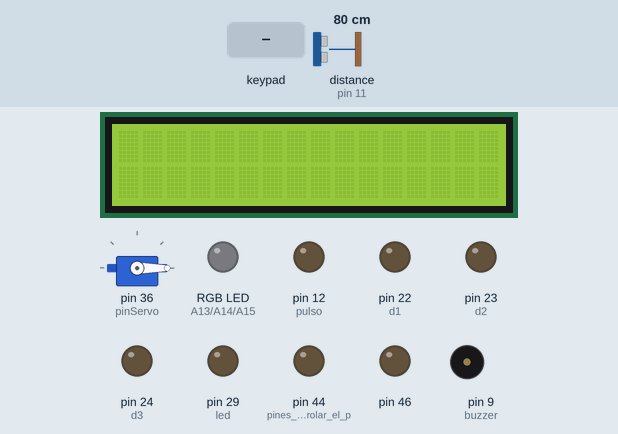
This sketch was run on a simulated Arduino Mega 2560, built with avr-gcc and run on an emulated ATmega2560. Shown: 16×2 character LCD, servo, an RGB LED mixed from three pins (HIGH = lit), output pins drawn as LEDs (lit = HIGH), buzzer (waves = sounding). The inputs (shaded band) are chosen by the test bench; at power-on: distance to the obstacle (sensor on pin 11) 80 cm. The echo pulse lasts 58.3 µs per cm; pins used as bus, display or sensor lines are not drawn; what the sketch prints to the serial monitor is not drawn.

Above: at 1.2 s.
1.3 s: keypad keys 1 3 9 7 # pressed 0.4 s apart
At 3.8 s:
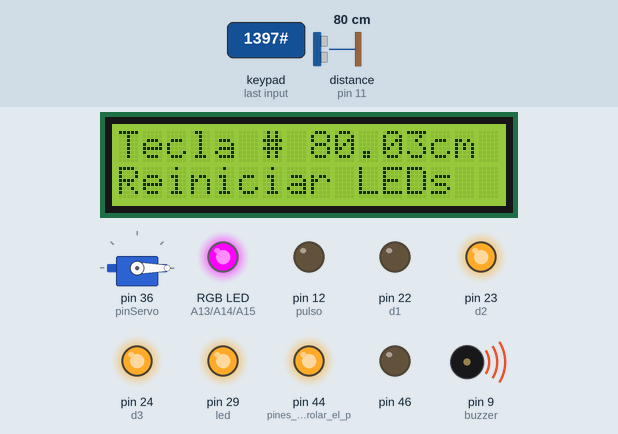
4.8 s: key '*' pressed
At 5.8 s:
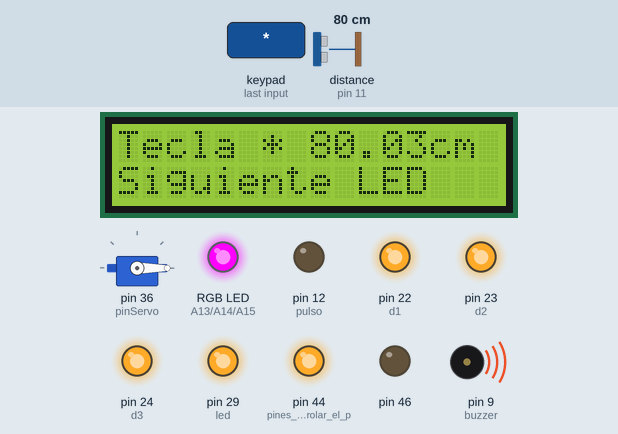
6.7 s: keypad keys 4 3 2 pressed 0.4 s apart
At 7.9 s:
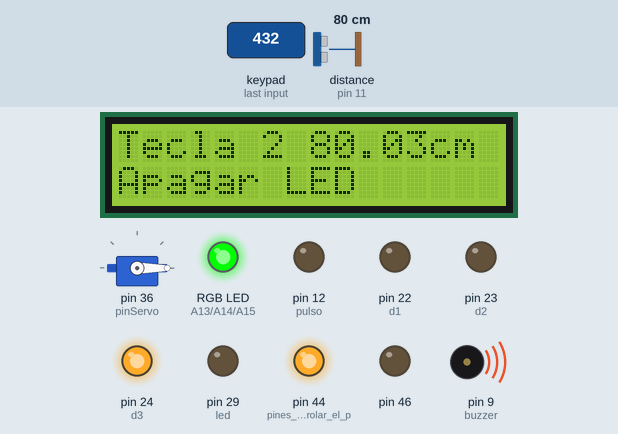
9.4 s: key '5' pressed
At 10.0 s:
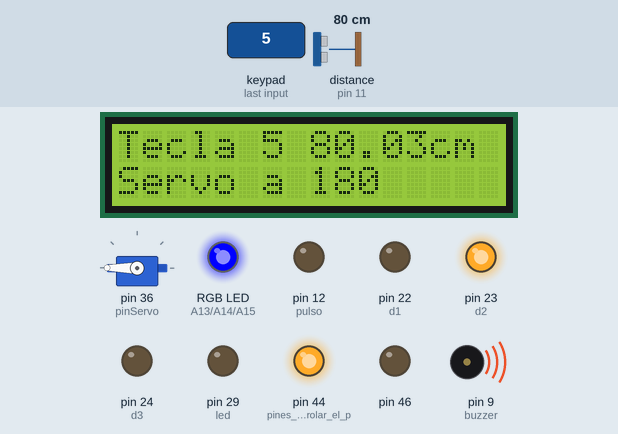
11.1 s: keypad keys 1 3 9 7 pressed 0.4 s apart
At 13.8 s:
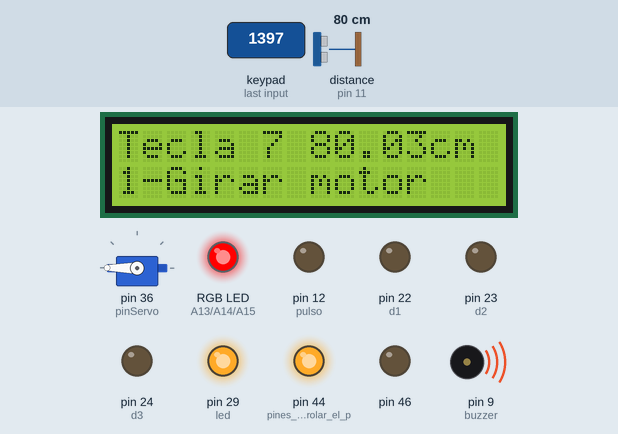
14.2 s: key '0' pressed
At 15.6 s:
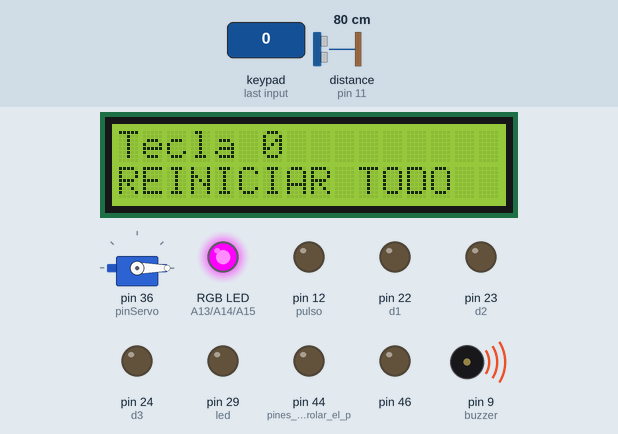
Timing chart, 0 to 16.7 s (numbered marks = the images above; inputs shaded):
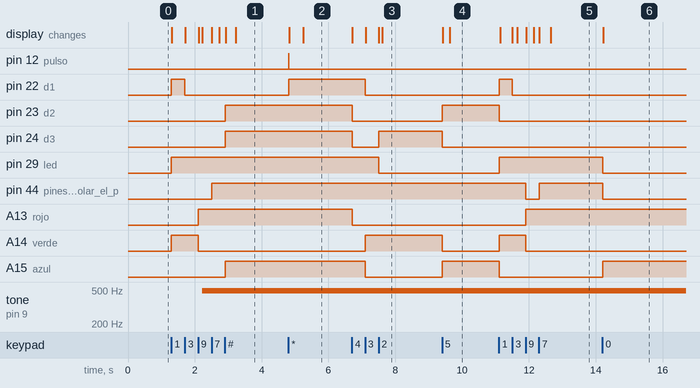

Measured:
- after the input at 1.3 s, pin 22 (d1): LOW → HIGH at once, → LOW 0.40 s later; pin 23 (d2), pin 24 (d3), A15 (azul): LOW → HIGH after 1.6 s; pin 29 (led): LOW → HIGH at once; pin 44 (pines_para_controlar_el_p): LOW → HIGH after 1.2 s; A13 (rojo): LOW → HIGH after 0.81 s; the display: first changes at once (image 1 shows a later state)
- after the input at 4.8 s, pin 12 (pulso): LOW → HIGH at once, → LOW 0.01 s later; pin 22 (d1): LOW → HIGH at once; the display: first changes at once (image 2 shows a later state)
- after the input at 6.7 s, pin 22 (d1), A15 (azul): HIGH → LOW after 0.40 s; pin 23 (d2), A13 (rojo): HIGH → LOW at once; pin 24 (d3): HIGH → LOW at once, → HIGH 0.80 s later; pin 29 (led): HIGH → LOW after 0.80 s; A14 (verde): LOW → HIGH after 0.40 s; the display: first changes at once (image 3 shows a later state)
- after the input at 9.4 s, pin 23 (d2), A15 (azul): LOW → HIGH at once; pin 24 (d3), A14 (verde): HIGH → LOW at once; servo on pin 36 (pinServo): 0° → 180° at once; the display: first changes at once (image 4 shows a later state)
- after the input at 11.1 s, pin 22 (d1): LOW → HIGH at once, → LOW 0.40 s later; pin 23 (d2), A15 (azul): HIGH → LOW at once; pin 29 (led): LOW → HIGH at once; pin 44 (pines_para_controlar_el_p): HIGH → LOW after 0.81 s, → HIGH 0.40 s later; A13 (rojo): LOW → HIGH after 0.81 s; the display: first changes at once (image 5 shows a later state)
- after the input at 14.2 s, pin 29 (led), pin 44 (pines_para_controlar_el_p): HIGH → LOW at once; A15 (azul): LOW → HIGH at once; servo on pin 36 (pinServo): 180° → 0° at once; the display: changes at once (image 6)

The sketch:

matriz.ino
```cpp
#include <LiquidCrystal.h>
#include <Servo.h>
#include <Keypad.h>

Servo miServo;
LiquidCrystal lcd(48,49,50,51,52,53);

const byte filas = 4;
const byte columnas = 3;
char teclas[filas][columnas] = {
   {'1','2','3'},
   {'4','5','6'},
   {'7','8','9'},
   {'*','0','#'}};

byte pin_filas[filas] = { 8, 7, 6, 5 };
byte pin_columna[columnas] = { 4, 3, 2};
Keypad keypad = Keypad(makeKeymap(teclas), pin_filas, pin_columna, filas, columnas);

byte led = 29;

int rojo = A13;
int verde = A14;  //led rgb
int azul = A15;

byte d1 = 22;
byte d2 = 23;
byte d3 = 24;
byte d4 = 25;      //display de 7 segmentos
byte d5 = 26;
byte d6 = 27;
byte d7 = 28;

int buzzer = 9;
byte estadoBuzzer = 20;

float distancia=0;
float tiempo=0;      //sensor ultrasonico
byte trig = 10;
byte echo = 11;

byte pinServo = 36;
byte posicion1 = 180;  //servomotor
byte posicion2 = 0;

byte pulso = 12;       //pines para controlar el CD4017
byte reset = 13;

unsigned long antesMillis = 0;
unsigned long actualMillis = 0;
unsigned long antesMillis2 = 0;
unsigned long actualMillis2 = 0;
long intervalo = 0;
const long intervalo2 = 500;

void setup() {
   Serial.begin(9600);
   lcd.begin(16,2);

   miServo.attach(pinServo);
   miServo.write(posicion2);   //inicia el servo a 0 grados

   pinMode(led,OUTPUT);       //pin 29 como salida
   pinMode(buzzer,OUTPUT);    //pin 9 como salida

   pinMode(rojo,OUTPUT);
   pinMode(verde,OUTPUT);    //pines analogicos A13,A14,A15 como salida
   pinMode(azul,OUTPUT);

   pinMode(d1,OUTPUT);
   pinMode(d2,OUTPUT);
   pinMode(d3,OUTPUT);
   pinMode(d4,OUTPUT);
   pinMode(d5,OUTPUT);       //pines para el display como salida
   pinMode(d6,OUTPUT);
   pinMode(d7,OUTPUT);
   pinMode(44,OUTPUT);      //pines para controlar el puente H
   pinMode(46,OUTPUT);

   pinMode(trig,OUTPUT);    //pin 10 como salida
   pinMode(echo,INPUT);     //pin 11 como entrada

   pinMode(pulso,OUTPUT);   //pin 12 como salida
   pinMode(reset,OUTPUT);   //pin 13 como salida
}
void sensor(){
  digitalWrite(trig,HIGH);
  delayMicroseconds(10);
  digitalWrite(trig,LOW);
  delayMicroseconds(10);
}

void uno(){
  digitalWrite(d1,HIGH);
  digitalWrite(d2,LOW);
  digitalWrite(d3,LOW);
  digitalWrite(d4,HIGH);     //aparece el numero uno en el display
  digitalWrite(d5,HIGH);
  digitalWrite(d6,HIGH);
  digitalWrite(d7,HIGH);

  analogWrite(rojo,0);
  analogWrite(verde,255);   //led rgb de color verde
  analogWrite(azul,0);

  digitalWrite(led,HIGH);   //led enciende

  lcd.clear();
  lcd.setCursor(0,0);
  lcd.print("Tecla 1");
  lcd.setCursor(0,1);
  lcd.print("Encender LED");
  lcd.print("         ");
}

void dos(){
  digitalWrite(d1,LOW);
  digitalWrite(d2,LOW);
  digitalWrite(d3,HIGH);
  digitalWrite(d4,LOW);      //aparece el numero dos en el display
  digitalWrite(d5,LOW);
  digitalWrite(d6,LOW);
  digitalWrite(d7,HIGH);

  analogWrite(rojo,0);
  analogWrite(verde,255);   //led rgb de color verde
  analogWrite(azul,0);

  digitalWrite(led,LOW);    //led apagado

  lcd.clear();
  lcd.setCursor(0,0);
  lcd.print("Tecla 2");
  lcd.setCursor(0,1);
  lcd.print("Apagar LED");
  lcd.print("         ");
}

void tres(){
  digitalWrite(d1,LOW);
  digitalWrite(d2,LOW);
  digitalWrite(d3,LOW);
  digitalWrite(d4,LOW);     //aparece el numero tres en el display
  digitalWrite(d5,HIGH);
  digitalWrite(d6,LOW);
  digitalWrite(d7,HIGH);

  analogWrite(rojo,0);
  analogWrite(verde,255);   //led rgb en color verde
  analogWrite(azul,0);

  lcd.clear();
  lcd.setCursor(0,0);
  lcd.print("Tecla 3");
  lcd.setCursor(0,1);
  lcd.print("Sensor: ");
}

void cuatro(){
  digitalWrite(d1,HIGH);
  digitalWrite(d2,LOW);
  digitalWrite(d3,LOW);
  digitalWrite(d4,HIGH);    //aparece el numero cuatro en el display
  digitalWrite(d5,HIGH);
  digitalWrite(d6,LOW);
  digitalWrite(d7,LOW);

  analogWrite(rojo,0);
  analogWrite(verde,0);   //led rgb de color azul
  analogWrite(azul,255);

  analogWrite(buzzer,0);  //se apaga el buzzer

  lcd.clear();
  lcd.setCursor(0,0);
  lcd.print("Tecla 4");
  lcd.setCursor(0,1);
  lcd.print("Apagar sensor");
  lcd.print("         ");
}

void cinco(){
  digitalWrite(d1,LOW);
  digitalWrite(d2,HIGH);
  digitalWrite(d3,LOW);
  digitalWrite(d4,LOW);   //aparece el numero cinco en el display
  digitalWrite(d5,HIGH);
  digitalWrite(d6,LOW);
  digitalWrite(d7,LOW);

  analogWrite(rojo,0);
  analogWrite(verde,0);   //led rgb de color azul
  analogWrite(azul,255);

  miServo.write(posicion1);  //servomotor a 180 grados

  lcd.clear();
  lcd.setCursor(0,0);
  lcd.print("Tecla 5");
  lcd.setCursor(0,1);
  lcd.print("Servo a 180");
  lcd.print("         ");
}

void seis(){
  digitalWrite(d1,LOW);
  digitalWrite(d2,HIGH);
  digitalWrite(d3,LOW);
  digitalWrite(d4,LOW);    //aparece el numero seis en el display
  digitalWrite(d5,LOW);
  digitalWrite(d6,LOW);
  digitalWrite(d7,LOW);

  analogWrite(rojo,0);
  analogWrite(verde,0);   //led rgb de color azul
  analogWrite(azul,250);

  miServo.write(posicion2);  //servomotor a 0 grados

  lcd.clear();
  lcd.setCursor(0,0);
  lcd.print("Tecla 6");
  lcd.setCursor(0,1);
  lcd.print("Servo a 0");
  lcd.print("         ");
}

void siete(){
  digitalWrite(d1,LOW);
  digitalWrite(d2,LOW);
  digitalWrite(d3,LOW);
  digitalWrite(d4,HIGH);   //aparece el numero siete en el display
  digitalWrite(d5,HIGH);
  digitalWrite(d6,HIGH);
  digitalWrite(d7,HIGH);

  analogWrite(rojo,255);
  analogWrite(verde,0);   //led rgb de color rojo
  analogWrite(azul,0);

  digitalWrite(44,HIGH);  //gira el motor a un lado
  digitalWrite(46,LOW);

  lcd.clear();
  lcd.setCursor(0,0);
  lcd.print("Tecla 7");
  lcd.setCursor(0,1);
  lcd.print("1-Girar motor");
  lcd.print("         ");
}

void ocho(){
  digitalWrite(d1,LOW);
  digitalWrite(d2,LOW);
  digitalWrite(d3,LOW);
  digitalWrite(d4,LOW);   //aparece el numero ocho en el display
  digitalWrite(d5,LOW);
  digitalWrite(d6,LOW);
  digitalWrite(d7,LOW);

  analogWrite(rojo,255);
  analogWrite(verde,0);   //led rgb de color rojo
  analogWrite(azul,0);

  digitalWrite(44,LOW);   //gira el motor a el lado opuesto
  digitalWrite(46,HIGH);

  lcd.clear();
  lcd.setCursor(0,0);
  lcd.print("Tecla 8");
  lcd.setCursor(0,1);
  lcd.print("2-Girar motor");
  lcd.print("         ");
}

void nueve(){
  digitalWrite(d1,LOW);
  digitalWrite(d2,LOW);
  digitalWrite(d3,LOW);
  digitalWrite(d4,LOW);    //aparece el numero nueve en el display
  digitalWrite(d5,HIGH);
  digitalWrite(d6,LOW);
  digitalWrite(d7,LOW);

  analogWrite(rojo,255);
  analogWrite(verde,0);   //led rgb de color rojo
  analogWrite(azul,0);

  digitalWrite(44,LOW);   //apaga el motor
  digitalWrite(46,LOW);

  lcd.clear();
  lcd.setCursor(0,0);
  lcd.print("Tecla 9");
  lcd.setCursor(0,1);
  lcd.print("Apagar motor");
  lcd.print("         ");
}

void asterisco(){
  digitalWrite(d1,HIGH);
  digitalWrite(d2,HIGH);
  digitalWrite(d3,HIGH);
  digitalWrite(d4,HIGH);   // aparece el simbolo - en el display
  digitalWrite(d5,HIGH);
  digitalWrite(d6,LOW);
  digitalWrite(d7,HIGH);

  analogWrite(rojo,255);
  analogWrite(verde,0);   //led rgb de color morado
  analogWrite(azul,255);

  digitalWrite(pulso,HIGH);   //manda un pulso al CD4017 para cambiar de led
  delay(10);
  digitalWrite(pulso,LOW);

  lcd.clear();
  lcd.setCursor(0,0);
  lcd.print("Tecla *");
  lcd.setCursor(0,1);
  lcd.print("Siguiente LED");
  lcd.print("         ");
}

void cero(){
  digitalWrite(d1,LOW);
  digitalWrite(d2,LOW);
  digitalWrite(d3,LOW);
  digitalWrite(d4,LOW);   //aparece el numero cero en el display
  digitalWrite(d5,LOW);
  digitalWrite(d6,HIGH);
  digitalWrite(d7,LOW);

  analogWrite(rojo,255);
  analogWrite(verde,0);   //led rgb de color morado
  analogWrite(azul,255);

  digitalWrite(led,LOW);  //apaga el led si esta encendido

  analogWrite(buzzer,0);  //apaga el buzzer si esta sonando

  miServo.write(posicion2);  //servomotor a 0 grados

  digitalWrite(44,LOW);   //apaga el motor si esta girando
  digitalWrite(46,LOW);

  digitalWrite(reset,HIGH);  //manda una señal para volver al primer led del CD4017
  delay(10);
  digitalWrite(reset,LOW);

  lcd.clear();
  lcd.setCursor(0,0);
  lcd.print("Tecla 0");
  lcd.setCursor(0,1);
  lcd.print("REINICIAR TODO");
  lcd.print("         ");
}

void gato(){
  digitalWrite(d1,LOW);
  digitalWrite(d2,HIGH);
  digitalWrite(d3,HIGH);
  digitalWrite(d4,LOW);   //aparece 3 lineas en reprecentacion a # en el display
  digitalWrite(d5,HIGH);
  digitalWrite(d6,LOW);
  digitalWrite(d7,HIGH);

  analogWrite(rojo,255);
  analogWrite(verde,0);   //led rgb de color morado
  analogWrite(azul,255);

  digitalWrite(reset,HIGH);   //manda una señal para volver al primer led del CD4017
  delay(10);
  digitalWrite(reset,LOW);

  lcd.clear();
  lcd.setCursor(0,0);
  lcd.print("Tecla #");
  lcd.setCursor(0,1);
  lcd.print("Reiniciar LEDs");
  lcd.print("         ");
}

void loop() {
   char tecla = keypad.getKey();

  if(tecla){
  switch(tecla){

    case '1':
    uno();
    Serial.println(tecla);
    break;

    case '2':
    dos();
    Serial.println(tecla);
    break;

    case '3':
    tres();

    while(tecla == '3'){  //entra en un while si se presiona la tecla 3
      sensor();
      tiempo = pulseIn(echo,HIGH);
      distancia = 0.01716 * tiempo;   // se calcula la distancia del sensor
      actualMillis = millis();
      actualMillis2 = millis();

      if(actualMillis2 - antesMillis2 >= intervalo2){   //manda el valor de la distancia al lcd cada medio segundo
        antesMillis2 = actualMillis2;
        Serial.println(distancia);
        lcd.setCursor(8,0);
        lcd.print(distancia);
        lcd.print("cm   ");
      }
      //dependiendo de la distancia el buzzer sonara más rapido o más lento
      //utilice if y millis para que no se ocuparan delays
      if(distancia < 6){
        intervalo = 50;
        if(actualMillis - antesMillis >= intervalo){
          antesMillis = actualMillis;

          if(estadoBuzzer == 0){
          estadoBuzzer = 10;
          }else{
          estadoBuzzer = 0;
          }
         }
        analogWrite(buzzer,estadoBuzzer);
      }
      if(distancia > 6 && distancia < 10){
        intervalo = 130;
        if(actualMillis - antesMillis >= intervalo){
          antesMillis = actualMillis;

          if(estadoBuzzer == 0){
          estadoBuzzer = 10;
          }else{
          estadoBuzzer = 0;
          }
         }
        analogWrite(buzzer,estadoBuzzer);
      }
      if(distancia > 10 && distancia < 20){
        intervalo = 200;
        if(actualMillis - antesMillis >= intervalo){
          antesMillis = actualMillis;

          if(estadoBuzzer == 0){
          estadoBuzzer = 10;
          }else{
          estadoBuzzer = 0;
          }
         }
        analogWrite(buzzer,estadoBuzzer);
      }
      if(distancia > 20 && distancia < 50){
        intervalo = 300;
        if(actualMillis - antesMillis >= intervalo){
          antesMillis = actualMillis;

          if(estadoBuzzer == 0){
          estadoBuzzer = 10;
          }else{
          estadoBuzzer = 0;
          }
         }
        analogWrite(buzzer,estadoBuzzer);
      }
      if(distancia > 50 && distancia < 100){
        intervalo = 500;
        if(actualMillis - antesMillis >= intervalo){
          antesMillis = actualMillis;

          if(estadoBuzzer == 0){
          estadoBuzzer = 10;
          }else{
          estadoBuzzer = 0;
          }
         }
        analogWrite(buzzer,estadoBuzzer);
      }
      if(distancia > 100){
        intervalo = 700;
        if(actualMillis - antesMillis >= intervalo){
          antesMillis = actualMillis;

          if(estadoBuzzer == 0){
          estadoBuzzer = 10;
          }else{
          estadoBuzzer = 0;
          }
         }
        analogWrite(buzzer,estadoBuzzer);
      }


      char tecla1 = keypad.getKey();
      //para poder salir del while se debe presionar la tecla 4 o 0
      //la variable tecla y tecla1 son diferentes pero funcionan igual
      if(tecla1){
        switch(tecla1){
          case '1':
          uno();
          break;

          case '2':
          dos();
          break;

          case '3':
          tres();
          break;

          case '4':
          tecla = '4';
          cuatro();
          break;

          case '5':
          cinco();
          break;

          case '6':
          seis();
          break;

          case '7':
          siete();
          break;

          case '8':
          ocho();
          break;

          case '9':
          nueve();
          break;

          case '*':
          asterisco();
          break;

          case '0':
          tecla = '0';
          cero();
          break;

          case '#':
          gato();
          break;
        }
      }
    }

    break;

    case '4':
    cuatro();
    Serial.println(tecla);
    break;

    case '5':
    cinco();
    Serial.println(tecla);
    break;

    case '6':
    seis();
    Serial.println(tecla);
    break;

    case '7':
    siete();
    Serial.println(tecla);
    break;

    case '8':
    ocho();
    Serial.println(tecla);
    break;

    case '9':
    nueve();
    Serial.println(tecla);
    break;

    case '*':
    asterisco();
    Serial.println(tecla);
    break;

    case '0':
    cero();
    Serial.println(tecla);
    break;

    case '#':
    gato();
    Serial.println(tecla);
    break;
  }
  }

}
```
